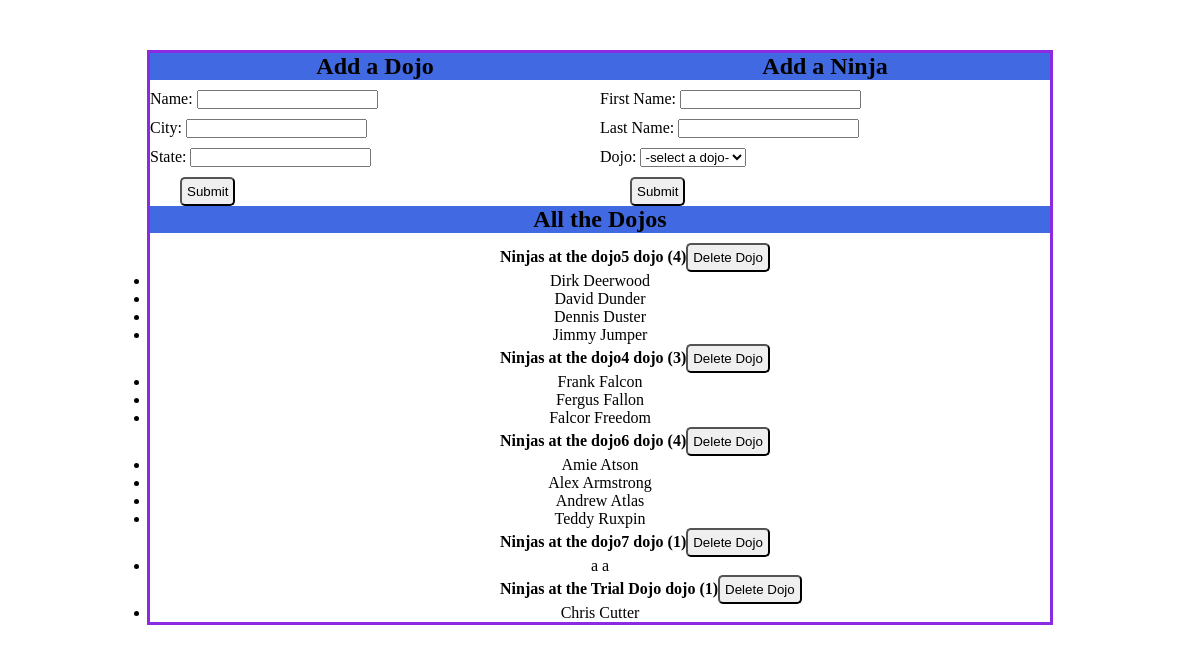
/, run on an earlier commit of the app's database.
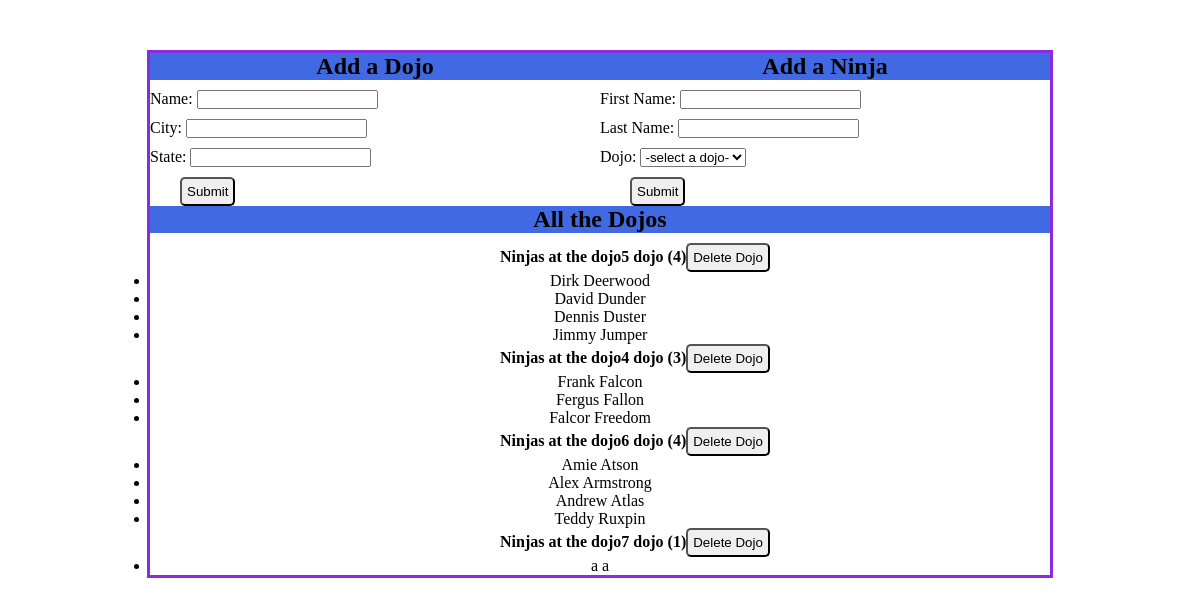
And on a later commit of the database.
### dojo_ninjas_app/models.py (models this page shows)
class dojos(models.Model):
    name = models.CharField(max_length=255)
    city = models.CharField(max_length=255)
    state = models.CharField(max_length=2)
    created_at = models.DateTimeField(auto_now_add=True)
    updated_at = models.DateTimeField(auto_now=True)

class ninjas(models.Model):
    dojo = models.ForeignKey(dojos, related_name="ninja", on_delete = models.CASCADE)
    first_name = models.CharField(max_length=255)
    last_name = models.CharField(max_length=255)
    created_at = models.DateTimeField(auto_now_add=True)
    updated_at = models.DateTimeField(auto_now=True)
    objects = NinjaManager()

### dojo_ninjas_app/views.py (the view)
# urls.py: path('', views.index),
def index(request):
    context = {
        "all_the_dojos": dojos.objects.all(),
        "all_the_ninjas": ninjas.objects.all()
    }
    return render(request, "index.html", context)

### dojo_ninjas_app/templates/index.html (shortened to what this page needs)
<!DOCTYPE html>
<html lang="en">
    <head>
        {% load static %}
        <link rel="stylesheet" href="{% static 'css/style.css' %}">
    </head>
    <body>
        <div id="wrapper">
            <div id="top">
                <div class="pod">
                    <form action="/process_dojo" method="POST">
                        <h2>Add a Dojo</h2>
                        <p>Name: <input name="name" type="text" required></p>
                        <p>City: <input name="city" type="text" required></p>
                        <p>State: <input name="state" type="text" required></p>
                        <button id="dojoBtn" type="submit">Submit</button>
                    </form>
                </div>
                <div class="pod">
                    <form action="/process_ninja" method="POST">
                        <h2>Add a Ninja</h2>
                        <p>First Name: <input name="first_name" type="text" required></p>
                        <p>Last Name: <input name="last_name" type="text" required></p>
                        <p>Dojo:
                            <select name="dojo_id">
                                <option value="">-select a dojo-</option>
                            </select>
                        </p>
                        <button id="ninjaBtn" type="submit">Submit</button>
                    </form>
                </div>
            </div>
            <div id="bottom">
                <h2>All the Dojos</h2>
                {% for dojo in all_the_dojos %}
                    <div class="dojo_head">
                        <p>Ninjas at the {{ dojo.name }} dojo  ({{ dojo.ninja.all.count }}) </p>
                        <form action="/delete_dojo" method="POST">
                            <button type="submit">Delete Dojo</button>
                        </form>
                    </div>
                    <ul>
                        {%for ninja in dojo.ninja.all %}
                            <li>{{ninja.first_name}} {{ninja.last_name}}</li>
                        {% endfor %}
                    </ul>
                {% endfor %}
            </div>
        </div>
    </body>
</html>

What changed in the data, as far as the page shows it:
removed dojos: name "Trial Dojo", ninja.all.count "1"
removed ninjas: first_name "Chris", last_name "Cutter", shown under "Trial Dojo"
